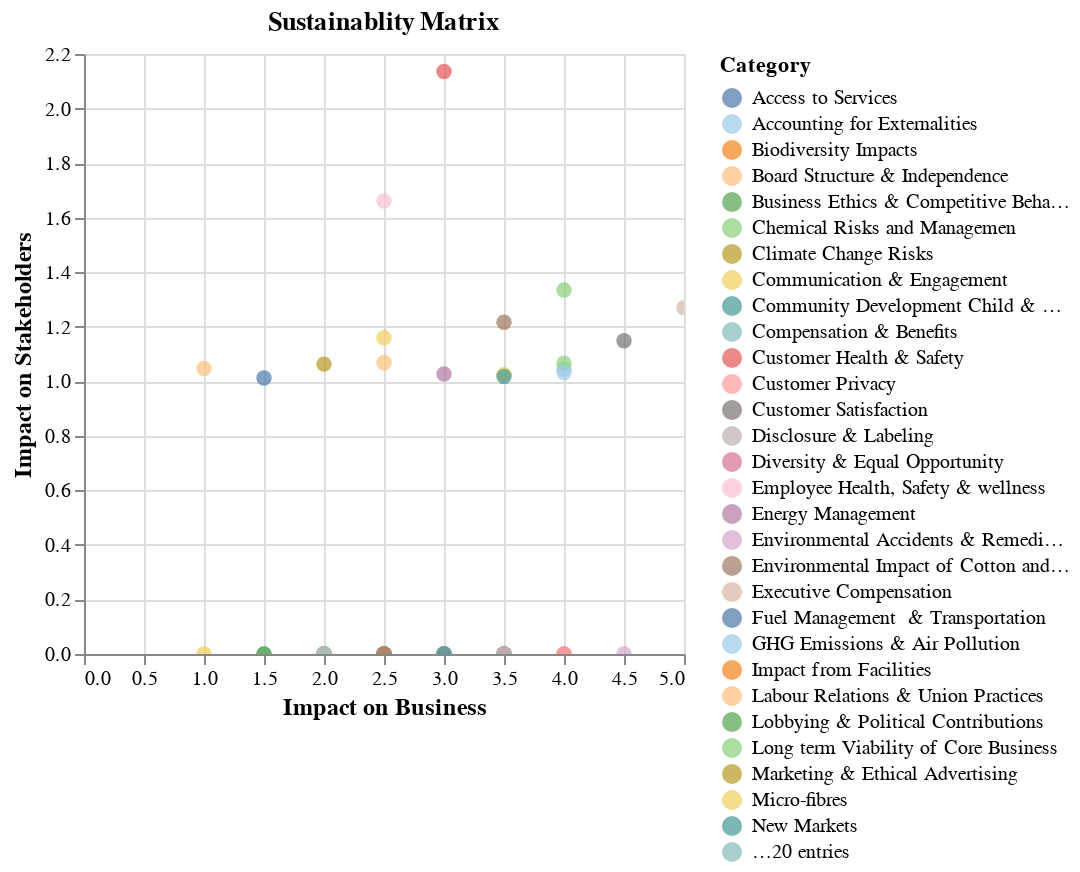

Source (notebook cell):
### Code cell
import pandas as pd
import altair as alt

# 1. Read the CSV files into Pandas Dataframes
df_business = pd.read_csv('Business Dataset\\business_impactscore.csv')
df_stakeholder = pd.read_csv('Stakeholders Dataset\stakeholdersdataset_impactscore.csv')

# 2. Rename the impact score columns
df_business = df_business.rename(columns={'scaled_impact': 'businessimpact'})
df_stakeholder = df_stakeholder.rename(columns={'scaled_impact': 'scaled_impact'})

# 3. Merge the DataFrames on the 'label' column (left join)
merged_df = df_business.merge(df_stakeholder, on='category', how='left')

# 2. Aggregate stakeholder data
stakeholder_agg = merged_df.groupby('category')['scaled_impact'].agg(['mean', 'std']).reset_index()

# 3. Rename columns
stakeholder_agg.columns = ['category', 'stakeholdersimpact_mean', 'stakeholdersimpact_std']

# 4. Merge with business data and fill missing values
merged_df = df_business.merge(stakeholder_agg, on='category', how='left').fillna(0)

# 5. Create category_label column
merged_df['category_label'] = merged_df.apply(lambda row: f"{row['category']} (Business: {row['businessimpact']:.2f}, Stakeholder: {row['stakeholdersimpact_mean']:.2f})", axis=1)

# Create Scatter Plot
chart = alt.Chart(merged_df).mark_circle(size=60).encode(
    x=alt.X('businessimpact:Q', axis=alt.Axis(title='Impact on Business', titleFontSize=12)),
    y=alt.Y('stakeholdersimpact_mean:Q', axis=alt.Axis(title='Impact on Stakeholders', titleFontSize=12)),
    color=alt.Color('category:N', scale=alt.Scale(scheme='tableau20'), legend=alt.Legend(title="Category")),
    tooltip=['category_label', 'businessimpact', 'stakeholdersimpact_mean']
).properties(
    title='Sustainablity Matrix'
).interactive()

# Save the chart
# chart.save('impact_scatter_plot_business_vs_stakeholder_impact.json')
# 3. Display and Save the Chart
chart.show()
# Show the chart
# final_chart.show()

### Figure 1 — Vega-Lite specification as saved in the notebook (floating-point values rounded to 4 significant figures)
{"config": {"view": {"continuousWidth": 300, "continuousHeight": 300}}, "data": {"name": "data-ddeb3f80498613d161e90fe68d3b74c1"}, "mark": {"type": "circle", "size": 60}, "encoding": {"color": {"field": "category", "legend": {"title": "Category"}, "scale": {"scheme": "tableau20"}, "type": "nominal"}, "tooltip": [{"field": "category_label", "type": "nominal"}, {"field": "businessimpact", "type": "quantitative"}, {"field": "stakeholdersimpact_mean", "type": "quantitative"}], "x": {"axis": {"title": "Impact on Business", "titleFontSize": 12}, "field": "businessimpact", "type": "quantitative"}, "y": {"axis": {"title": "Impact on Stakeholders", "titleFontSize": 12}, "field": "stakeholdersimpact_mean", "type": "quantitative"}}, "params": [{"name": "param_17", "select": {"type": "interval", "encodings": ["x", "y"]}, "bind": "scales"}], "title": "Sustainablity Matrix", "$schema": "https://vega.github.io/schema/vega-lite/v5.17.0.json", "datasets": {"data-ddeb3f80498613d161e90fe68d3b74c1": [{"category": "Board Structure & Independence", "businessimpact": 1.0, "stakeholdersimpact_mean": 1.047, "stakeholdersimpact_std": 0.01387, "category_label": "Board Structure & Independence (Business: 1.00, Stakeholder: 1.05)"}, {"category": "Customer Health & Safety", "businessimpact": 3.0, "stakeholdersimpact_mean": 0.0, "stakeholdersimpact_std": 0.0, "category_label": "Customer Health & Safety (Business: 3.00, Stakeholder: 0.00)"}, {"category": "Disclosure & Labeling", "businessimpact": 2.5, "stakeholdersimpact_mean": 0.0, "stakeholdersimpact_std": 0.0, "category_label": "Disclosure & Labeling (Business: 2.50, Stakeholder: 0.00)"}, {"category": "Training & Development", "businessimpact": 2.0, "stakeholdersimpact_mean": 1.063, "stakeholdersimpact_std": 0.1117, "category_label": "Training & Development (Business: 2.00, Stakeholder: 1.06)"}, {"category": "Impact from Facilities", "businessimpact": 2.5, "stakeholdersimpact_mean": 0.0, "stakeholdersimpact_std": 0.0, "category_label": "Impact from Facilities (Business: 2.50, Stakeholder: 0.00)"}, {"category": "Product Societal Value", "businessimpact": 2.5, "stakeholdersimpact_mean": 1.661, "stakeholdersimpact_std": 0.0, "category_label": "Product Societal Value (Business: 2.50, Stakeholder: 1.66)"}, {"category": "Access to Services", "businessimpact": 1.5, "stakeholdersimpact_mean": 1.012, "stakeholdersimpact_std": 0.01689, "category_label": "Access to Services (Business: 1.50, Stakeholder: 1.01)"}, {"category": "Environmental Accidents\n& Remediation", "businessimpact": 4.5, "stakeholdersimpact_mean": 0.0, "stakeholdersimpact_std": 0.0, "category_label": "Environmental Accidents\n& Remediation (Business: 4.50, Stakeholder: 0.00)"}, {"category": "Diversity & Equal Opportunity", "businessimpact": 2.0, "stakeholdersimpact_mean": 0.0, "stakeholdersimpact_std": 0.0, "category_label": "Diversity & Equal Opportunity (Business: 2.00, Stakeholder: 0.00)"}, {"category": "Packaging", "businessimpact": 1.5, "stakeholdersimpact_mean": 0.0, "stakeholdersimpact_std": 0.0, "category_label": "Packaging (Business: 1.50, Stakeholder: 0.00)"}, {"category": "Biodiversity\nImpacts", "businessimpact": 2.5, "stakeholdersimpact_mean": 0.0, "stakeholdersimpact_std": 0.0, "category_label": "Biodiversity\nImpacts (Business: 2.50, Stakeholder: 0.00)"}, {"category": "Customer Privacy", "businessimpact": 2.5, "stakeholdersimpact_mean": 0.0, "stakeholdersimpact_std": 0.0, "category_label": "Customer Privacy (Business: 2.50, Stakeholder: 0.00)"}, {"category": "Climate Change Risks", "businessimpact": 3.5, "stakeholdersimpact_mean": 0.0, "stakeholdersimpact_std": 0.0, "category_label": "Climate Change Risks (Business: 3.50, Stakeholder: 0.00)"}, {"category": "Business Ethics &\nCompetitive Behaviour", "businessimpact": 2.5, "stakeholdersimpact_mean": 0.0, "stakeholdersimpact_std": 0.0, "category_label": "Business Ethics &\nCompetitive Behaviour (Business: 2.50, Stakeholder: 0.00)"}, {"category": "Community Development\nChild & Forced Labour", "businessimpact": 2.0, "stakeholdersimpact_mean": 0.0, "stakeholdersimpact_std": 0.0, "category_label": "Community Development\nChild & Forced Labour (Business: 2.00, Stakeholder: 0.00)"}, {"category": "Product Lifecycle Use Impact", "businessimpact": 3.5, "stakeholdersimpact_mean": 0.0, "stakeholdersimpact_std": 0.0, "category_label": "Product Lifecycle Use Impact (Business: 3.50, Stakeholder: 0.00)"}, {"category": "Employee Health, Safety & wellness", "businessimpact": 3.0, "stakeholdersimpact_mean": 0.0, "stakeholdersimpact_std": 0.0, "category_label": "Employee Health, Safety & wellness (Business: 3.00, Stakeholder: 0.00)"}, {"category": "Fuel Management  & Transportation", "businessimpact": 2.5, "stakeholdersimpact_mean": 0.0, "stakeholdersimpact_std": 0.0, "category_label": "Fuel Management  & Transportation (Business: 2.50, Stakeholder: 0.00)"}, {"category": "Waste Management & Effluents", "businessimpact": 3.5, "stakeholdersimpact_mean": 1.025, "stakeholdersimpact_std": 0.006469, "category_label": "Waste Management & Effluents (Business: 3.50, Stakeholder: 1.02)"}, {"category": "Compensation & Benefits", "businessimpact": 2.0, "stakeholdersimpact_mean": 0.0, "stakeholdersimpact_std": 0.0, "category_label": "Compensation & Benefits (Business: 2.00, Stakeholder: 0.00)"}, {"category": "Shareholder Engagement", "businessimpact": 2.0, "stakeholdersimpact_mean": 0.0, "stakeholdersimpact_std": 0.0, "category_label": "Shareholder Engagement (Business: 2.00, Stakeholder: 0.00)"}, {"category": "Micro-fibres", "businessimpact": 1.0, "stakeholdersimpact_mean": 0.0, "stakeholdersimpact_std": 0.0, "category_label": "Micro-fibres (Business: 1.00, Stakeholder: 0.00)"}, {"category": "Executive Compensation", "businessimpact": 2.0, "stakeholdersimpact_mean": 0.0, "stakeholdersimpact_std": 0.0, "category_label": "Executive Compensation (Business: 2.00, Stakeholder: 0.00)"}, {"category": "Social Compliance", "businessimpact": 2.5, "stakeholdersimpact_mean": 0.0, "stakeholdersimpact_std": 0.0, "category_label": "Social Compliance (Business: 2.50, Stakeholder: 0.00)"}, {"category": "Marketing & Ethical Advertising", "businessimpact": 2.0, "stakeholdersimpact_mean": 0.0, "stakeholdersimpact_std": 0.0, "category_label": "Marketing & Ethical Advertising (Business: 2.00, Stakeholder: 0.00)"}, {"category": "Lobbying & Political\nContributions", "businessimpact": 1.5, "stakeholdersimpact_mean": 0.0, "stakeholdersimpact_std": 0.0, "category_label": "Lobbying & Political\nContributions (Business: 1.50, Stakeholder: 0.00)"}, {"category": "Energy Management", "businessimpact": 3.0, "stakeholdersimpact_mean": 1.027, "stakeholdersimpact_std": 0.01134, "category_label": "Energy Management (Business: 3.00, Stakeholder: 1.03)"}, {"category": "GHG Emissions & Air Pollution", "businessimpact": 4.0, "stakeholdersimpact_mean": 1.044, "stakeholdersimpact_std": 0.0, "category_label": "GHG Emissions & Air Pollution (Business: 4.00, Stakeholder: 1.04)"}, {"category": "Renewable  Energy", "businessimpact": 3.0, "stakeholdersimpact_mean": 0.0, "stakeholdersimpact_std": 0.0, "category_label": "Renewable  Energy (Business: 3.00, Stakeholder: 0.00)"}, {"category": "Labour Relations & Union Practices", "businessimpact": 2.5, "stakeholdersimpact_mean": 1.068, "stakeholdersimpact_std": 0.06993, "category_label": "Labour Relations & Union Practices (Business: 2.50, Stakeholder: 1.07)"}, {"category": "Product Quality & Safety ", "businessimpact": 4.0, "stakeholdersimpact_mean": 0.0, "stakeholdersimpact_std": 0.0, "category_label": "Product Quality & Safety  (Business: 4.00, Stakeholder: 0.00)"}, {"category": "Recruitment & Retention", "businessimpact": 2.5, "stakeholdersimpact_mean": 0.0, "stakeholdersimpact_std": 0.0, "category_label": "Recruitment & Retention (Business: 2.50, Stakeholder: 0.00)"}, {"category": "Product Environmental  Footprint", "businessimpact": 4.0, "stakeholdersimpact_mean": 0.0, "stakeholdersimpact_std": 0.0, "category_label": "Product Environmental  Footprint (Business: 4.00, Stakeholder: 0.00)"}, {"category": "Supply Chain Standards & Selection", "businessimpact": 4.0, "stakeholdersimpact_mean": 1.066, "stakeholdersimpact_std": 0.0, "category_label": "Supply Chain Standards & Selection (Business: 4.00, Stakeholder: 1.07)"}, {"category": "Environmental Impact of Cotton and Other Fibres", "businessimpact": 3.5, "stakeholdersimpact_mean": 1.217, "stakeholdersimpact_std": 0.08653, "category_label": "Environmental Impact of Cotton and Other Fibres (Business: 3.50, Stakeholder: 1.22)"}, {"category": "Product Traceability", "businessimpact": 3.0, "stakeholdersimpact_mean": 0.0, "stakeholdersimpact_std": 0.0, "category_label": "Product Traceability (Business: 3.00, Stakeholder: 0.00)"}, {"category": "Regulatory & Legal Challenges", "businessimpact": 5.0, "stakeholdersimpact_mean": 1.269, "stakeholdersimpact_std": 0.0, "category_label": "Regulatory & Legal Challenges (Business: 5.00, Stakeholder: 1.27)"}, {"category": "Water Use & Management", "businessimpact": 3.5, "stakeholdersimpact_mean": 1.018, "stakeholdersimpact_std": 0.007407, "category_label": "Water Use & Management (Business: 3.50, Stakeholder: 1.02)"}, {"category": "Communication & Engagement", "businessimpact": 2.5, "stakeholdersimpact_mean": 1.159, "stakeholdersimpact_std": 0.09075, "category_label": "Communication & Engagement (Business: 2.50, Stakeholder: 1.16)"}, {"category": "Policies, Standards, Code of Conduct", "businessimpact": 3.0, "stakeholdersimpact_mean": 2.135, "stakeholdersimpact_std": 1.613, "category_label": "Policies, Standards, Code of Conduct (Business: 3.00, Stakeholder: 2.14)"}, {"category": "Long term Viability of Core Business", "businessimpact": 4.0, "stakeholdersimpact_mean": 1.334, "stakeholdersimpact_std": 0.5937, "category_label": "Long term Viability of Core Business (Business: 4.00, Stakeholder: 1.33)"}, {"category": "Supply Chain Engagement and Transparency ", "businessimpact": 3.5, "stakeholdersimpact_mean": 0.0, "stakeholdersimpact_std": 0.0, "category_label": "Supply Chain Engagement and Transparency  (Business: 3.50, Stakeholder: 0.00)"}, {"category": "Product Pricing", "businessimpact": 3.0, "stakeholdersimpact_mean": 0.0, "stakeholdersimpact_std": 0.0, "category_label": "Product Pricing (Business: 3.00, Stakeholder: 0.00)"}, {"category": "Chemical Risks and Managemen", "businessimpact": 3.5, "stakeholdersimpact_mean": 0.0, "stakeholdersimpact_std": 0.0, "category_label": "Chemical Risks and Managemen (Business: 3.50, Stakeholder: 0.00)"}, {"category": "Raw Material Demand", "businessimpact": 3.5, "stakeholdersimpact_mean": 0.0, "stakeholdersimpact_std": 0.0, "category_label": "Raw Material Demand (Business: 3.50, Stakeholder: 0.00)"}, {"category": "Customer Satisfaction", "businessimpact": 4.5, "stakeholdersimpact_mean": 1.149, "stakeholdersimpact_std": 0.0, "category_label": "Customer Satisfaction (Business: 4.50, Stakeholder: 1.15)"}, {"category": "Research, Development & Innovation", "businessimpact": 4.0, "stakeholdersimpact_mean": 1.032, "stakeholdersimpact_std": 0.01497, "category_label": "Research, Development & Innovation (Business: 4.00, Stakeholder: 1.03)"}, {"category": "New Markets", "businessimpact": 3.0, "stakeholdersimpact_mean": 0.0, "stakeholdersimpact_std": 0.0, "category_label": "New Markets (Business: 3.00, Stakeholder: 0.00)"}, {"category": "Accounting for Externalities", "businessimpact": 2.0, "stakeholdersimpact_mean": 0.0, "stakeholdersimpact_std": 0.0, "category_label": "Accounting for Externalities (Business: 2.00, Stakeholder: 0.00)"}]}}
